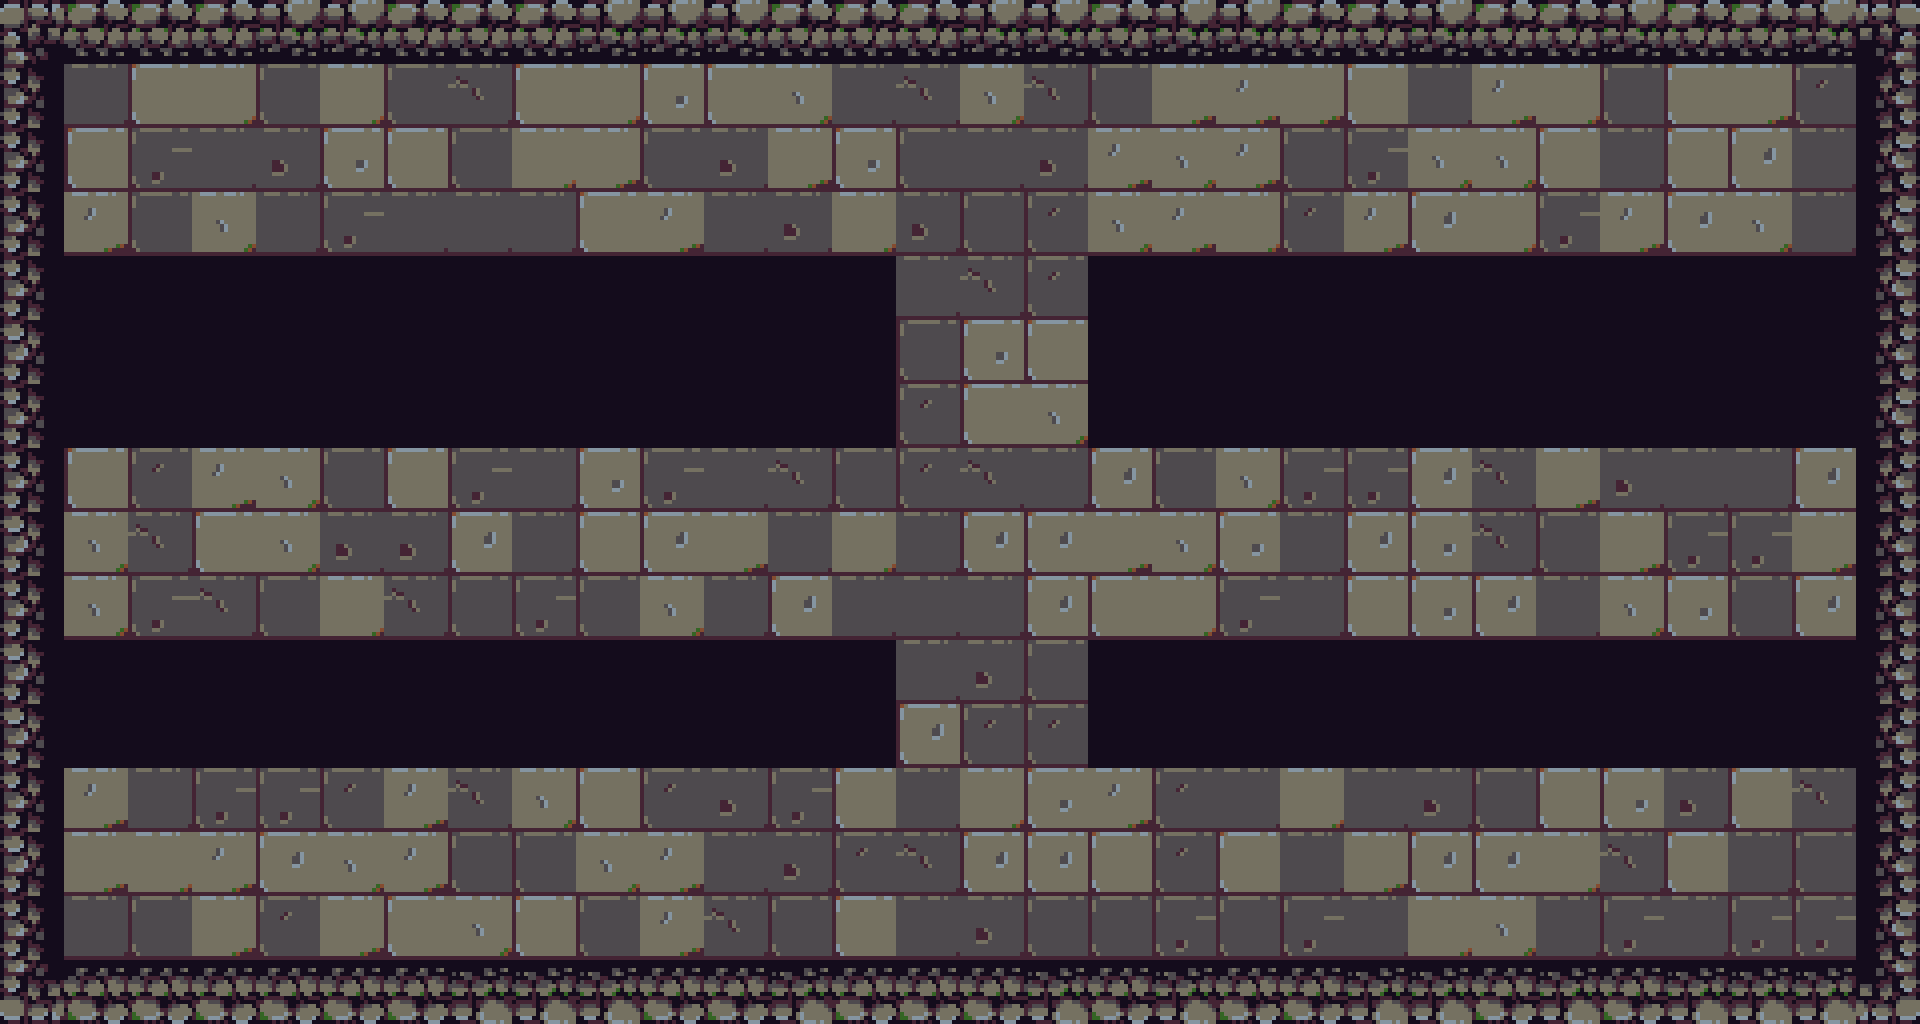

Below is a game level as drawn by its tile map, then a one-line description and the .tmx file that defines it, in full:
An orthogonal 30x16 tile map with 64x64 px tiles, 1 tile layer (map), 3 tilesets and 16 objects.

<map version="1.10" tiledversion="1.11.2" orientation="orthogonal" renderorder="left-down" width="30" height="16" tilewidth="64" tileheight="64" infinite="0" nextlayerid="4" nextobjectid="45">
 <tileset firstgid="1" source="../tilesets/[64x64] Dungeon Bricks Shadow.tsx" />
 <tileset firstgid="57" source="../tilesets/[64x64] Dungeon Bricks Plain.tsx" />
 <tileset firstgid="113" source="../tilesets/tileset.tsx" />
 <layer id="1" name="map" width="30" height="16">
  <data encoding="csv">
255,256,256,256,257,257,256,256,256,257,257,257,256,256,256,257,257,256,257,257,256,256,257,256,256,257,256,256,257,258,
295,219,222,221,220,221,220,240,222,221,241,201,261,219,240,261,240,220,202,242,202,222,200,242,221,220,201,202,260,298,
295,201,239,200,259,241,201,220,221,202,220,259,202,241,199,219,259,242,261,242,220,239,261,261,201,200,201,262,200,278,
295,242,199,261,200,239,219,219,219,222,242,200,259,221,259,199,260,261,242,221,260,242,262,221,239,242,262,261,219,278,
295,397,397,397,397,397,397,397,397,397,397,397,397,397,200,240,260,397,397,397,397,397,397,397,397,397,397,397,397,278,
275,397,397,397,397,397,397,397,397,397,397,397,397,397,220,241,222,397,397,397,397,397,397,397,397,397,397,397,397,298,
295,397,397,397,397,397,397,397,397,397,397,397,397,397,260,222,261,397,397,397,397,397,397,397,397,397,397,397,397,278,
295,201,260,242,261,220,201,239,219,241,239,219,240,199,260,240,200,262,220,261,239,239,262,240,202,259,219,200,262,298,
275,261,240,222,261,259,259,262,200,222,262,202,200,221,200,262,262,202,261,241,200,262,241,240,199,202,239,239,202,298,
295,261,239,240,220,221,240,220,239,199,261,219,262,200,200,200,262,222,221,239,219,201,241,262,200,261,241,199,262,298,
275,397,397,397,397,397,397,397,397,397,397,397,397,397,219,259,199,397,397,397,397,397,397,397,397,397,397,397,397,298,
275,397,397,397,397,397,397,397,397,397,397,397,397,397,262,260,260,397,397,397,397,397,397,397,397,397,397,397,397,298,
295,242,219,239,239,260,242,240,261,222,260,259,239,222,219,221,241,242,260,219,221,219,259,199,201,241,259,222,240,298,
275,202,221,242,262,261,242,220,199,261,242,219,259,260,240,262,262,222,260,222,200,202,262,262,221,240,201,200,220,298,
295,219,199,202,260,202,222,261,222,220,242,240,199,201,200,259,220,220,239,199,239,200,221,261,200,239,219,239,239,278,
315,316,316,316,316,316,316,317,317,317,316,316,317,316,316,316,317,316,317,316,316,317,317,316,317,316,317,317,317,318
</data>
 </layer>
 <objectgroup id="2" name="collision">
  <object id="2" x="0" y="0" width="1920" height="64">
   <properties>
    <property name="position" value="UP" />
   </properties>
  </object>
  <object id="3" x="1856" y="0" width="64" height="1024">
   <properties>
    <property name="position" value="RIGHT" />
   </properties>
  </object>
  <object id="4" x="0" y="960" width="1920" height="64">
   <properties>
    <property name="position" value="DOWN" />
   </properties>
  </object>
  <object id="10" x="0" y="0" width="64" height="1024">
   <properties>
    <property name="position" value="LEFT" />
   </properties>
  </object>
  <object id="32" x="64.1361" y="399.208" width="816.474" height="47.89">
   <properties>
    <property name="position" value="UP" />
   </properties>
  </object>
  <object id="34" x="1100.18" y="398.641" width="754.095" height="47.89">
   <properties>
    <property name="position" value="UP" />
   </properties>
  </object>
  <object id="35" x="1101.31" y="724.849" width="752.961" height="43.78">
   <properties>
    <property name="position" value="UP" />
   </properties>
  </object>
  <object id="36" x="65.8374" y="726.282" width="818.742" height="41.78">
   <properties>
    <property name="position" value="UP" />
   </properties>
  </object>
  <object id="37" x="829.953" y="263.758" width="64" height="176.791">
   <properties>
    <property name="position" value="LEFT" />
   </properties>
  </object>
  <object id="38" x="1089.67" y="264.325" width="64" height="176.791">
   <properties>
    <property name="position" value="RIGHT" />
   </properties>
  </object>
  <object id="39" x="833.355" y="646.533" width="64" height="116.681">
   <properties>
    <property name="position" value="LEFT" />
   </properties>
  </object>
  <object id="40" x="1090.81" y="645.966" width="64" height="116.681">
   <properties>
    <property name="position" value="RIGHT" />
   </properties>
  </object>
  <object id="41" x="64.629" y="639.11" width="818.742" height="41.78">
   <properties>
    <property name="position" value="DOWN" />
   </properties>
  </object>
  <object id="42" x="68.629" y="257.11" width="818.742" height="41.78">
   <properties>
    <property name="position" value="DOWN" />
   </properties>
  </object>
  <object id="43" x="1099.52" y="638.11" width="752.961" height="43.78">
   <properties>
    <property name="position" value="DOWN" />
   </properties>
  </object>
  <object id="44" x="1101.52" y="254.11" width="752.961" height="43.78">
   <properties>
    <property name="position" value="DOWN" />
   </properties>
  </object>
 </objectgroup>
 <objectgroup id="3" name="door_collision" locked="1" />
</map>
